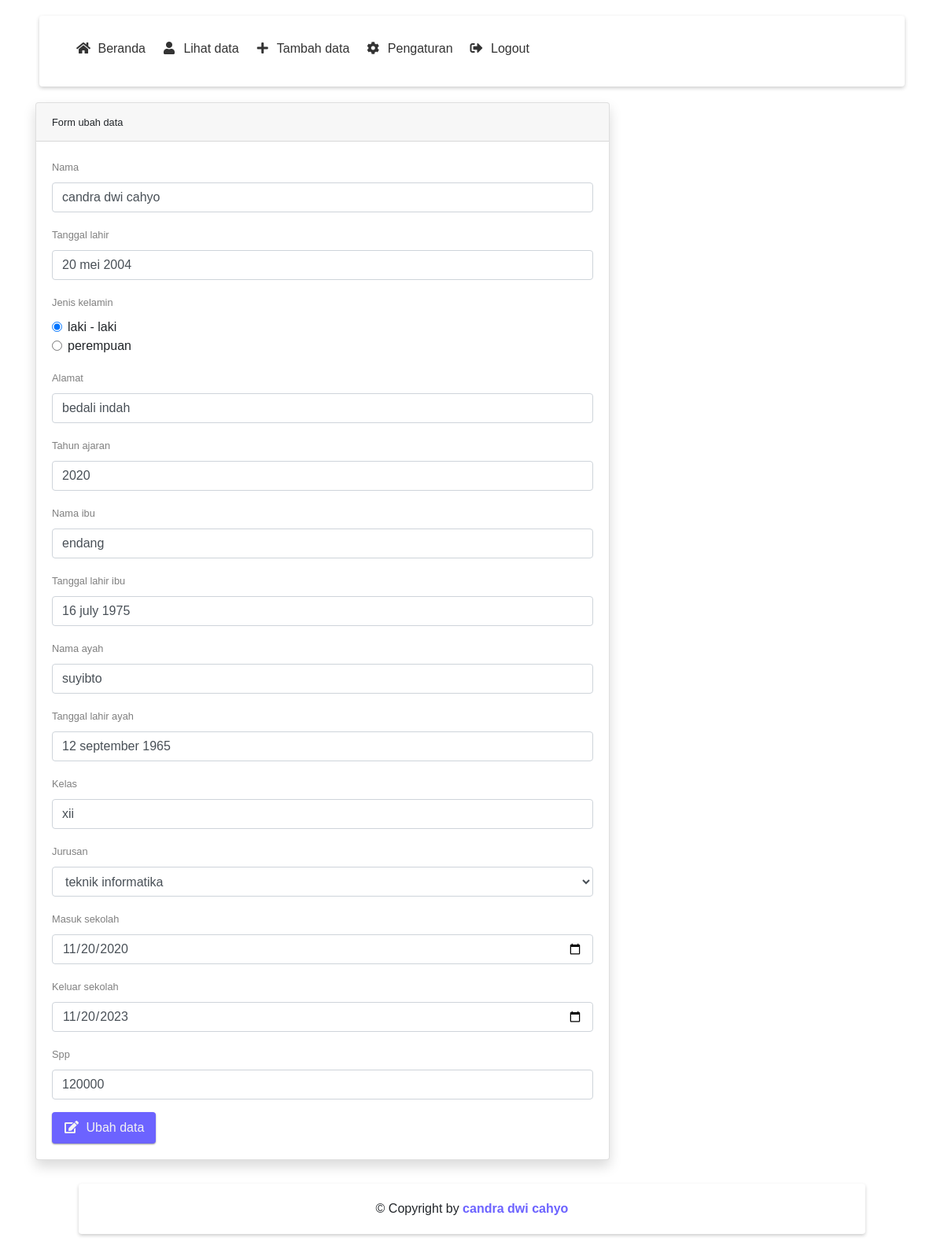
Page /admin/ubah.php?id=4 (signed in) on the committed database.
### tables this page shows
CREATE TABLE `data_siswa` (
  `id` int(100) NOT NULL,
  `nama` varchar(100) NOT NULL,
  `ttl` text NOT NULL,
  `jk` varchar(20) NOT NULL,
  `alamat` text NOT NULL,
  `tahun_ajaran` int(10) NOT NULL,
  `nama_ibu` varchar(100) NOT NULL,
  `ttl_ibu` text NOT NULL,
  `nama_ayah` varchar(100) NOT NULL,
  `ttl_ayah` text NOT NULL,
  `kelas` varchar(15) NOT NULL,
  `jurusan` varchar(100) NOT NULL,
  `masuk` varchar(20) NOT NULL,
  `keluar` text NOT NULL,
  `spp` int(10) NOT NULL
);

### function/functions.php (called while the page is built, shortened)
<?php
$conn = mysqli_connect('localhost', 'root', '', 'pendataan_siswa');
function query($param) {
  global $conn;
  $result = mysqli_query($conn, $param);
  $rows = [];
  if (mysqli_num_rows($result) > 0) {
    while ($row = mysqli_fetch_assoc($result)) {
      $rows[] = $row;
    }
  }
  return $rows;
}

### admin/ubah.php (the view, shortened to what this page needs)
<?php
require_once '../function/functions.php';
$data['jenis_kelamin'] = list_jenis_kelamin();
$data['jurusan'] = list_jurusan();
$id = trim(stripslashes(mysqli_real_escape_string($conn, $_GET['id'])));
$row = query("SELECT * FROM data_siswa WHERE id = '$id'")[0];
?>
<header class="navbar">
  <nav>
    <ul>
      <li>
        <a href="index.php">
          <i class="fas fa-fw fa-home mr-1" id="icon"></i>
          <span>Beranda</span>
        </a>
      </li>
      <li>
        <a href="lihat_data.php">
          <i class="fas fa-fw fa-user mr-1" id="icon"></i>
          <span>Lihat data</span>
        </a>
      </li>
      <li>
        <a href="tambah.php">
          <i class="fas fa-fw fa-plus mr-1" id="icon"></i>
          <span>Tambah data</span>
        </a>
      </li>
      <li>
        <a href="atur_profile.php?id=<?= $_SESSION['login']['id']; ?>">
          <i class="fas fa-fw fa-cog mr-1" id="icon"></i>
          <span>Pengaturan</span>
        </a>
      </li>
      <li>
        <a href="logout.php">
          <i class="fas fa-fw fa-sign-out-alt mr-1" id="icon"></i>
          <span>Logout</span>
        </a>
      </li>
    </ul>
  </nav>
</header>
<div class="container">
  <div class="row">
    <div class="col-md-8">
      <div class="card rounded shadow">
        <div class="card-header">
          <small>Form ubah data</small>
        </div>
        <div class="card-body">
          <form action="" method="post">
            <div class="form-group">
              <label for="nama"><small class="text-black-50">Nama</small></label>
              <input type="text" name="nama" class="form-control" id="nama" placeholder="nama" autocomplete="off" value="<?= $row['nama']; ?>">
            </div>
            <div class="form-group">
              <label for="tanggal_lahir"><small class="text-black-50">Tanggal lahir</small></label>
              <input type="text" name="ttl" class="form-control" id="tanggal_lahir" placeholder="tanggal bulan tahun" autocomplete="off" value="<?= $row['ttl']; ?>">
            </div>
            <div class="form-group">
              <label for="jenis_kelamin"><small class="text-black-50">Jenis kelamin</small></label>
              <?php foreach ($data['jenis_kelamin'] as $jenis_kelamin) : ?>
              <div class="form-check">
                <?php if ($jenis_kelamin === $row['jk']) : ?>
                <input class="form-check-input" type="radio" name="jk" id="<?= $jenis_kelamin ?>" value="<?= $jenis_kelamin; ?>" checked>
                <?php else : ?>
                <input class="form-check-input" type="radio" name="jk" id="<?= $jenis_kelamin ?>" value="<?= $jenis_kelamin; ?>">
                <?php endif; ?>
                <label class="form-check-label" for="<?= $jenis_kelamin; ?>">
                  <span><?= $jenis_kelamin; ?></span>
                </label>
              </div>
              <?php endforeach; ?>
            </div>
            <div class="form-group">
              <label for="alamat"><small class="text-black-50">Alamat</small></label>
              <input type="text" name="alamat" class="form-control" id="alamat" placeholder="alamat" autocomplete="off" value="<?= $row['alamat']; ?>">
            </div>
            <div class="form-group">
              <label for="tahun_ajaran"><small class="text-black-50">Tahun ajaran</small></label>
              <input type="text" name="tahun_ajaran" class="form-control" id="tahun_ajaran" placeholder="tahun ajaran" autocomplete="off" value="<?= $row['tahun_ajaran']; ?>">
            </div>
            <div class="form-group">
              <label for="nama_ibu"><small class="text-black-50">Nama ibu</small></label>
              <input type="text" name="nama_ibu" class="form-control" id="nama_ibu" placeholder="nama ibu" autocomplete="off" value="<?= $row['nama_ibu']; ?>">
            </div>
            <div class="form-group">
              <label for="tanggal_lahir_ibu"><small class="text-black-50">Tanggal lahir ibu</small></label>
              <input type="text" name="ttl_ibu" class="form-control" id="tanggal_lahir_ibu" placeholder="tanggal bulan tahun" autocomplete="off" value="<?= $row['ttl_ibu']; ?>">
            </div>
            <div class="form-group">
              <label for="nama_ayah"><small class="text-black-50">Nama ayah</small></label>
              <input type="text" name="nama_ayah" class="form-control" id="nama_ayah" placeholder="nama ayah" autocomplete="off" value="<?= $row['nama_ayah']; ?>">
            </div>
            <div class="form-group">
              <label for="tanggal_lahir_ayah"><small class="text-black-50">Tanggal lahir ayah</small></label>
              <input type="text" name="ttl_ayah" class="form-control" id="tanggal_lahir_ayah" placeholder="tanggal bulan tahun" autocomplete="off" value="<?= $row['ttl_ayah']; ?>">
            </div>
            <div class="form-group">
              <label for="kelas"><small class="text-black-50">Kelas</small></label>
              <input type="text" name="kelas" class="form-control" id="kelas" placeholder="kelas" autocomplete="off" value="<?= $row['kelas']; ?>">
            </div>
            <div class="form-group">
              <label for="jurusan"><small class="text-black-50">Jurusan</small></label>
              <select name="jurusan" id="jurusan" class="form-control">
                <?php foreach ($data['jurusan'] as $jurusan) : ?>
                <?php if ($jurusan === $row['jurusan']) : ?>
                <option value="<?= $jurusan; ?>" selected><?= $jurusan; ?></option>
                <?php else : ?>
                <option value="<?= $jurusan; ?>"><?= $jurusan; ?></option>
                <?php endif; ?>
                <?php endforeach; ?>
              </select>
            </div>
            <div class="form-group">
              <label for="masuk_sekolah"><small class="text-black-50">Masuk sekolah</small></label>
              <input type="date" name="masuk" class="form-control" id="masuk_sekolah" placeholder="tanggal bulan tahun" autocomplete="off" value="<?= $row['masuk']; ?>">
            </div>
            <div class="form-group">
              <label for="keluar_sekolah"><small class="text-black-50">Keluar sekolah</small></label>
              <input type="date" name="keluar" class="form-control" id="keluar_sekolah" placeholder="tanggal bulan tahun" autocomplete="off" value="<?= $row['keluar']; ?>">
            </div>
            <div class="form-group">
              <label for="spp"><small class="text-black-50">Spp</small></label>
              <input type="text" name="spp" class="form-control" id="nrp" placeholder="spp" autocomplete="off" value="<?= $row['spp']; ?>">
            </div>
            <button type="submit" name="submit" class="button-purple">
              <i class="fas fa-fw fa-edit mr-1"></i>
              <span>Ubah data</span>
            </button>
          </form>
        </div>
      </div>
    </div>
  </div>
</div>
<footer>
  <div class="d-flex justify-content-center">
    <span>© Copyright by <strong class="text-purple"> candra dwi cahyo </strong></span>
  </div>
</footer>

### assets/css/style4.css (style rules this page uses)
* { margin: 0; padding: 0; font-family: sans-serif; }
.navbar { position: relative; margin: 20px 25px; padding: 15px 10px; background-color: #fff; border-radius: 4px; box-sizing: border-box; box-shadow: 0 2px 5px rgba(0, 0, 0, .2); overflow: hidden; }
nav ul { margin-top: 10px; display: block; list-style: none; padding: 0 20px; box-sizing: border-box; }
nav ul li { padding: 12px 10px; box-sizing: border-box; color: #333; transition: 1s; }
nav ul li a { display: inline-block; color: #333; }
.text-purple { color: #6C63FF; }
footer { position: relative; border-radius: 4px; background-color: #fff; box-shadow: 0 2px 4px rgba(0, 0, 0, .2); padding: 20px 25px; box-sizing: border-box; margin: 30px 25px; }
.button-purple { position: relative; padding: 8px 15px; background-color: #6C63FF; color: #f3f3f3; border-radius: 4px; box-sizing: border-box; overflow: hidden; cursor: pointer; box-shadow: 0 1px 2px rgba(0, 0, 0, .4); outline: none; border: none; }
@media only screen and (min-width: 768px) { nav ul { display: flex; } }
@media only screen and (min-width: 768px) { nav ul li { margin: auto; } }
@media only screen and (min-width: 768px) { .navbar { margin: 20px 50px; } }
@media only screen and (min-width: 768px) { footer { margin: 30px 100px; } }

### rows in the picture
data_siswa: nama "candra dwi cahyo", ttl "20 mei 2004", alamat "bedali indah", tahun_ajaran "2020", nama_ibu "endang", ttl_ibu "16 july 1975", nama_ayah "suyibto", ttl_ayah "12 september 1965", kelas "xii", jurusan "teknik informatika", masuk "11/20/2020", keluar "11/20/2023", spp "120000"

### other values in the picture
$jenis_kelamin "laki - laki"
$jenis_kelamin "perempuan"
